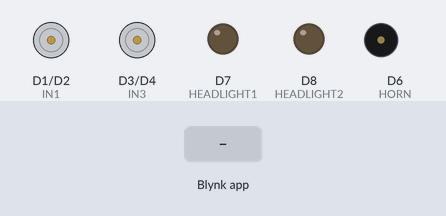
A sketch run on a simulated ESP8266 (NodeMCU). On the bench: motor-driver pin pairs drawn as motors (green arrow = first pin HIGH = forward, orange = second pin HIGH = backward, longer = more drive, scaled by the enable pin), output pins drawn as LEDs (lit = HIGH), buzzer (waves = sounding, pin HIGH). The inputs (shaded band) are chosen by the test bench. WiFi joins after 1.5 s; servers stay silent unless stated; what the sketch prints to the serial monitor is not drawn.

Above: at 3.0 s.
3.1 s: Blynk app writes 1 to V9
At 3.6 s:
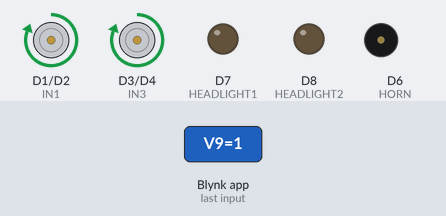
4.6 s: Blynk app writes 200 to V9
At 5.8 s:
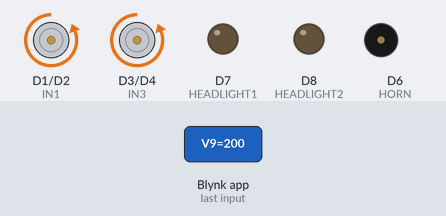
6.1 s: Blynk app writes 1 to V10
At 7.1 s:
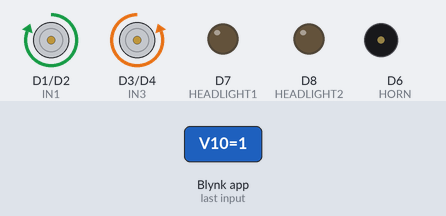
7.6 s: Blynk app writes 200 to V10
At 8.2 s:
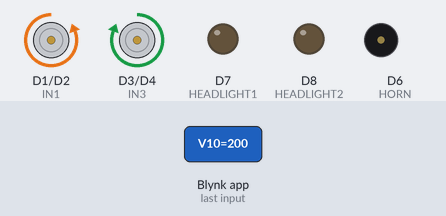
9.1 s: Blynk app writes 0 to V11
At 9.4 s:
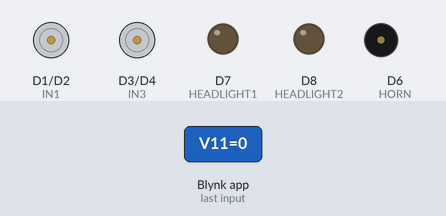
10.6 s: Blynk app writes 0 to V10
Timing chart, 0 to 13.1 s (numbered marks = the images above; inputs shaded):
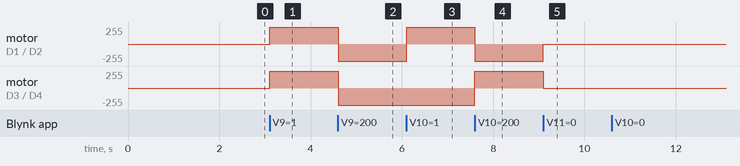

The sketch:

IoT_Car.ino
```cpp
// (licence header left out)
// -------- Blynk Configuration (Keep Private) --------
#define BLYNK_TEMPLATE_ID   "YOUR_TEMPLATE_ID"
#define BLYNK_TEMPLATE_NAME "YOUR_TEMPLATE_NAME"
#define BLYNK_AUTH_TOKEN    "YOUR_AUTH_TOKEN"

#define BLYNK_PRINT Serial

// -------- Libraries --------
#include <ESP8266WiFi.h>
#include <BlynkSimpleEsp8266.h>

// -------- WiFi Credentials --------
char ssid[] = "YOUR_WIFI_NAME";
char pass[] = "YOUR_WIFI_PASSWORD";

// Pin Configuration

// Motor Driver (L298N)
#define ENA D0
#define IN1 D1
#define IN2 D2
#define IN3 D3
#define IN4 D4
#define ENB D5

// Extra Features
#define HORN D6
#define HEADLIGHT1 D7
#define HEADLIGHT2 D8

// Blynk Virtual Pins
// V9  - Joystick X
// V10 - Joystick Y
// V11 - Speed Slider (0-255)
// V12 - Horn Button (PUSH)
// V13 - Headlight Switch

int x = 50;
int y = 50;
int Speed = 255;   // PWM Speed (0-255)

// Setup
void setup() {

  Serial.begin(9600);

  // Motor pins
  pinMode(ENA, OUTPUT);
  pinMode(IN1, OUTPUT);
  pinMode(IN2, OUTPUT);
  pinMode(IN3, OUTPUT);
  pinMode(IN4, OUTPUT);
  pinMode(ENB, OUTPUT);

  // Horn & Headlights
  pinMode(HORN, OUTPUT);
  digitalWrite(HORN, LOW);

  pinMode(HEADLIGHT1, OUTPUT);
  pinMode(HEADLIGHT2, OUTPUT);
  digitalWrite(HEADLIGHT1, LOW);
  digitalWrite(HEADLIGHT2, LOW);

  // Connect to Blynk Cloud
  Blynk.begin(BLYNK_AUTH_TOKEN, ssid, pass, "blynk.cloud", 80);
  Serial.println("Connecting to Blynk...");
}

// Blynk Controls

// Joystick X-axis
BLYNK_WRITE(V9) {
  x = param[0].asInt();
}

// Joystick Y-axis
BLYNK_WRITE(V10) {
  y = param[0].asInt();
}

// Speed Slider
BLYNK_WRITE(V11) {
  Speed = param.asInt();
  if (Speed < 0) Speed = 0;
  if (Speed > 255) Speed = 255;
}

// Horn Button (Push Mode Recommended)
BLYNK_WRITE(V12) {
  int hornState = param.asInt();
  digitalWrite(HORN, hornState);
}

// Headlight Switch
BLYNK_WRITE(V13) {
  int state = param.asInt();
  digitalWrite(HEADLIGHT1, state);
  digitalWrite(HEADLIGHT2, state);
}

// Smart Movement Logic
void smartcar() {

  if (y > 70) {
    carForward();
  }
  else if (y < 30) {
    carBackward();
  }
  else if (x < 30) {
    carLeft();
  }
  else if (x > 70) {
    carRight();
  }
  else {
    carStop();
  }
}

void loop() {
  Blynk.run();
  smartcar();
}

// Motor Control Functions

void carForward() {
  analogWrite(ENA, Speed);
  analogWrite(ENB, Speed);
  digitalWrite(IN1, LOW);
  digitalWrite(IN2, HIGH);
  digitalWrite(IN3, HIGH);
  digitalWrite(IN4, LOW);
}

void carBackward() {
  analogWrite(ENA, Speed);
  analogWrite(ENB, Speed);
  digitalWrite(IN1, HIGH);
  digitalWrite(IN2, LOW);
  digitalWrite(IN3, LOW);
  digitalWrite(IN4, HIGH);
}

void carLeft() {
  analogWrite(ENA, Speed);
  analogWrite(ENB, Speed);
  digitalWrite(IN1, HIGH);
  digitalWrite(IN2, LOW);
  digitalWrite(IN3, HIGH);
  digitalWrite(IN4, LOW);
}

void carRight() {
  analogWrite(ENA, Speed);
  analogWrite(ENB, Speed);
  digitalWrite(IN1, LOW);
  digitalWrite(IN2, HIGH);
  digitalWrite(IN3, LOW);
  digitalWrite(IN4, HIGH);
}

void carStop() {
  analogWrite(ENA, 0);
  analogWrite(ENB, 0);
  digitalWrite(IN1, LOW);
  digitalWrite(IN2, LOW);
  digitalWrite(IN3, LOW);
  digitalWrite(IN4, LOW);
}
```

Measured:
- after the input at 3.1 s, motor on D1 (IN1) / D2 (IN2), motor on D3 (IN3) / D4 (IN4): stopped → forward 255/255 at once
- after the input at 4.6 s, motor on D1 (IN1) / D2 (IN2), motor on D3 (IN3) / D4 (IN4): forward 255/255 → backward 255/255 at once
- after the input at 6.1 s, motor on D1 (IN1) / D2 (IN2): backward 255/255 → forward 255/255 at once
- after the input at 7.6 s, motor on D1 (IN1) / D2 (IN2): forward 255/255 → backward 255/255 at once; motor on D3 (IN3) / D4 (IN4): backward 255/255 → forward 255/255 at once
- after the input at 9.1 s, motor on D1 (IN1) / D2 (IN2): backward 255/255 → stopped at once; motor on D3 (IN3) / D4 (IN4): forward 255/255 → stopped at once
